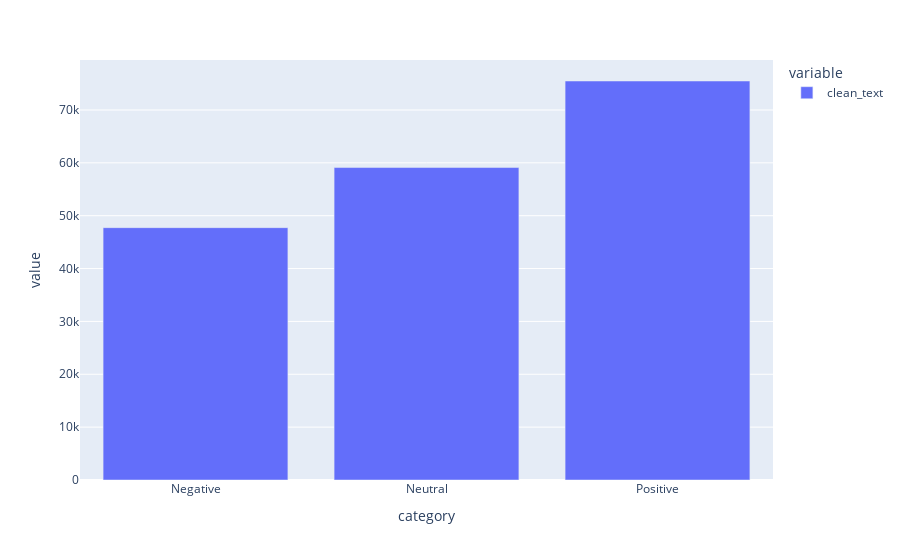

The notebook cell saved with this chart:
### Markdown cell above
Data Visualisation-

### Code cell
# The distribution of sentiments
df.groupby('category').count().plot(kind='bar')

### Figure 1 — Plotly figure (JSON) as saved in the notebook; plotly's stock layout.template omitted (floating-point values rounded to 4 significant figures)
{"data": [{"alignmentgroup": "True", "hovertemplate": "variable=clean_text<br>category=%{x}<br>value=%{y}<extra></extra>", "legendgroup": "clean_text", "marker": {"color": "#636efa", "pattern": {"shape": ""}}, "name": "clean_text", "offsetgroup": "clean_text", "orientation": "v", "showlegend": true, "textposition": "auto", "type": "bar", "x": ["Negative", "Neutral", "Positive"], "xaxis": "x", "y": [47736, 59111, 75482], "yaxis": "y"}], "layout": {"barmode": "relative", "legend": {"title": {"text": "variable"}, "tracegroupgap": 0}, "margin": {"t": 60}, "xaxis": {"anchor": "y", "domain": [0, 1], "title": {"text": "category"}}, "yaxis": {"anchor": "x", "domain": [0, 1], "title": {"text": "value"}}}}
